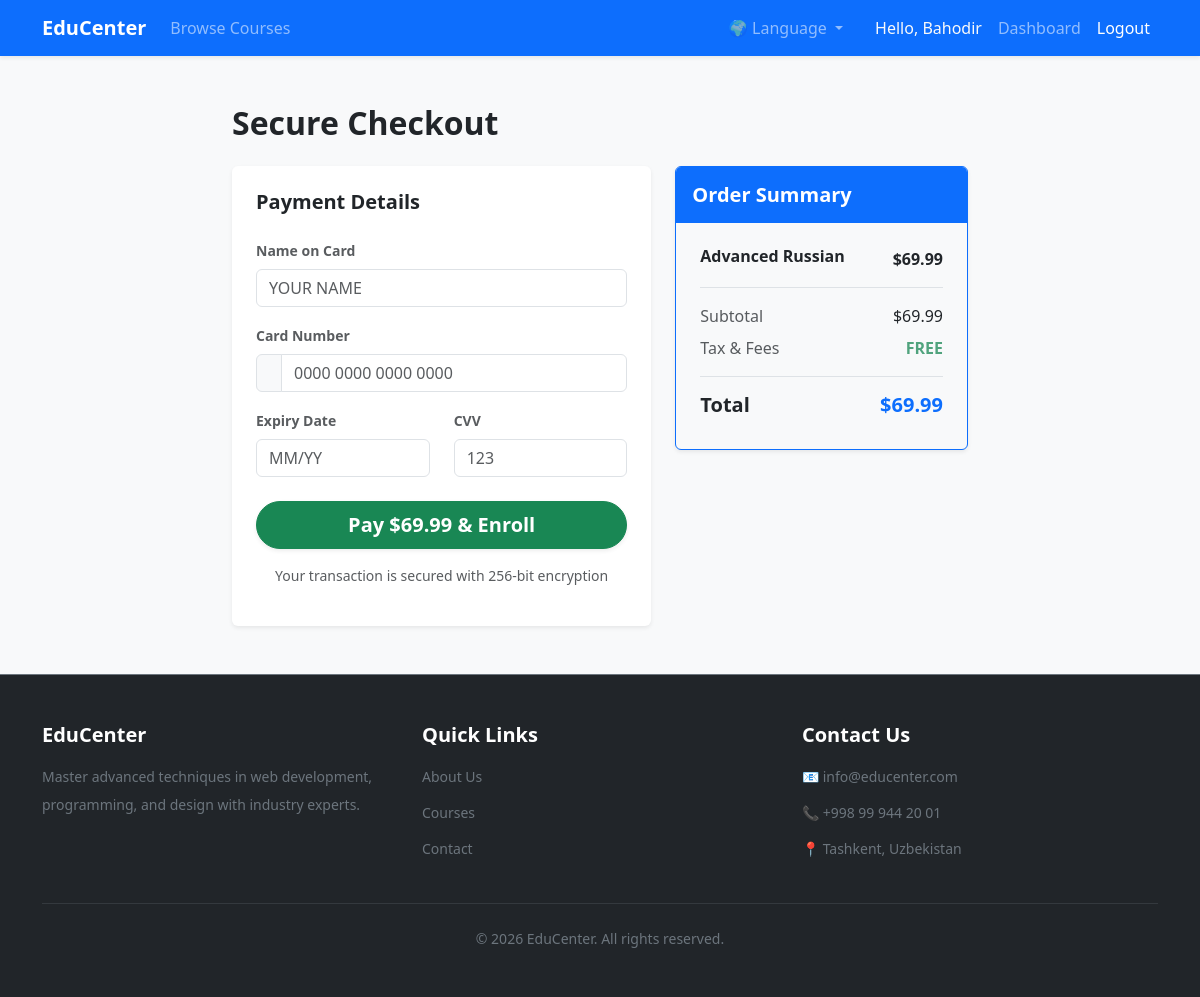
/courses/2/checkout/ (signed in), run on the app's committed database.
### users/models.py (models this page shows)
class User(AbstractUser):
    ROLE_CHOICES = (
        ('student', 'Student'),
        ('admin', 'Admin'),
        ('instructor', 'Instructor'),
    )
    role = models.CharField(max_length=20, choices=ROLE_CHOICES, default='student')
    profile_picture = models.ImageField(upload_to='profile_pics/', blank=True, null=True)

### courses/models.py (models this page shows, shortened)
class Course(models.Model):
    LEVEL_CHOICES = (
        ('beginner', 'Beginner'),
        ('intermediate', 'Intermediate'),
        ('advanced', 'Advanced'),
    )
    title = models.CharField(max_length=200)
    description = models.TextField()
    category = models.ForeignKey(Category, on_delete=models.SET_NULL, null=True, related_name='courses')
    instructor = models.ForeignKey(
        settings.AUTH_USER_MODEL,
        on_delete=models.CASCADE,
        limit_choices_to={'role': 'instructor'},
        related_name='taught_courses'
    )
    price = models.DecimalField(max_digits=10, decimal_places=2, default=0.00)
    duration = models.IntegerField(help_text="Duration in weeks", default=4)
    level = models.CharField(max_length=20, choices=LEVEL_CHOICES, default='beginner')
    image = models.ImageField(upload_to='course_images/', blank=True, null=True)
    created_at = models.DateTimeField(auto_now_add=True)

### courses/views.py (the view)
# urls.py: path('<int:pk>/checkout/', views.checkout, name='checkout'),
@login_required
def checkout(request, pk):
    course = get_object_or_404(Course, pk=pk)
    if request.user.role != 'student':
        messages.error(request, "Only students can enroll in courses.")
        return redirect('course_detail', pk=pk)
    enrolled = Enrollment.objects.filter(student=request.user, course=course).exists()
    if enrolled:
        messages.info(request, "You are already enrolled in this course.")
        return redirect('dashboard')
    return render(request, 'courses/checkout.html', {'course': course})

### templates/courses/checkout.html (shortened to what this page needs)
{% extends 'base.html' %}
{% block content %}
<div class="row justify-content-center mt-4">
    <div class="col-lg-8">
        <h2 class="fw-bold mb-4">Secure Checkout</h2>
        <div class="row g-4">
            <div class="col-md-7">
                <div class="card shadow-sm border-0 bg-white">
                    <div class="card-body p-4">
                        <h5 class="fw-bold mb-4">Payment Details</h5>
                        <form method="post" action="{% url 'enroll_course' course.id %}">
                            <div class="mb-3">
                                <label class="form-label text-muted fw-bold small">Name on Card</label>
                                <input type="text" class="form-control" placeholder="YOUR NAME" required>
                            </div>
                            <div class="mb-3">
                                <label class="form-label text-muted fw-bold small">Card Number</label>
                                <div class="input-group">
                                    <span class="input-group-text bg-light"></span>
                                    <input type="text" class="form-control" placeholder="0000 0000 0000 0000" maxlength="19" required>
                                </div>
                            </div>
                            <div class="row mb-4">
                                <div class="col-6">
                                    <label class="form-label text-muted fw-bold small">Expiry Date</label>
                                    <input type="text" class="form-control" placeholder="MM/YY" maxlength="5" required>
                                </div>
                                <div class="col-6">
                                    <label class="form-label text-muted fw-bold small">CVV</label>
                                    <input type="text" class="form-control" placeholder="123" maxlength="3" required>
                                </div>
                            </div>
                            <button type="submit" class="btn btn-success btn-lg w-100 fw-bold shadow-sm rounded-pill">Pay ${{ course.price }} & Enroll</button>
                            <p class="text-center text-muted small mt-3"> Your transaction is secured with 256-bit encryption</p>
                        </form>
                    </div>
                </div>
            </div>
            <div class="col-md-5">
                <div class="card shadow-sm border-primary bg-light">
                    <div class="card-header bg-primary text-white border-0 py-3">
                        <h5 class="mb-0 fw-bold">Order Summary</h5>
                    </div>
                    <div class="card-body p-4">
                        <div class="d-flex justify-content-between mb-3 border-bottom pb-3">
                            <h6 class="fw-bold m-0">{{ course.title }}</h6>
                            <span class="fw-bold">${{ course.price }}</span>
                        </div>
                        <div class="d-flex justify-content-between mb-2">
                            <span class="text-muted">Subtotal</span>
                            <span>${{ course.price }}</span>
                        </div>
                        <div class="d-flex justify-content-between mb-3 border-bottom pb-3">
                            <span class="text-muted">Tax & Fees</span>
                            <span class="text-success text-uppercase opacity-75 fw-bold">Free</span>
                        </div>
                        <div class="d-flex justify-content-between mt-3">
                            <h5 class="fw-bold">Total</h5>
                            <h5 class="fw-bold text-primary">${{ course.price }}</h5>
                        </div>
                    </div>
                </div>
            </div>
        </div>
    </div>
</div>
{% endblock %}

### templates/base.html (shortened to what this page needs)
<!DOCTYPE html>
{% load i18n %}
<html lang="{{ LANGUAGE_CODE }}">
<head>
    <link href="https://cdn.jsdelivr.net/npm/bootstrap@5.3.0/dist/css/bootstrap.min.css" rel="stylesheet">
</head>
<body class="bg-light d-flex flex-column min-vh-100">
    <nav class="navbar navbar-expand-lg navbar-dark bg-primary shadow-sm">
        <div class="container">
            <a class="navbar-brand fw-bold" href="{% url 'home' %}">EduCenter</a>
            <div class="collapse navbar-collapse" id="navbarNav">
                <ul class="navbar-nav me-auto">
                    <li class="nav-item">
                        <a class="nav-link" href="{% url 'course_list' %}">{% trans "Browse Courses" %}</a>
                    </li>
                </ul>
                <ul class="navbar-nav ms-auto align-items-center">
                    <li class="nav-item dropdown me-3">
                        <a class="nav-link dropdown-toggle" href="#" id="langDropdown" role="button" data-bs-toggle="dropdown" aria-expanded="false">
                            🌍 {% trans "Language" %}
                        </a>
                            {% get_current_language as LANGUAGE_CODE %}
                            {% get_available_languages as LANGUAGES %}
                            {% get_language_info_list for LANGUAGES as languages %}
                    </li>
                    {% if user.is_authenticated %}
                    <li class="nav-item">
                        <span class="nav-link text-light">{% trans "Hello," %} {{ user.username }}</span>
                    </li>
                    <li class="nav-item">
                        <a class="nav-link" href="{% url 'dashboard' %}">{% trans "Dashboard" %}</a>
                    </li>
                    <li class="nav-item">
                        <form method="post" action="{% url 'logout' %}" class="d-inline">
                            <button type="submit" class="btn btn-link nav-link text-white">{% trans "Logout" %}</button>
                        </form>
                    </li>
                    {% endif %}
                </ul>
            </div>
        </div>
    </nav>
    <div class="container mt-4 mb-5">
        {% block content %}
        {% endblock %}
    </div>
    <footer class="bg-dark text-light py-5 mt-auto w-100 border-top border-secondary">
        <div class="container">
            <div class="row g-4">
                <div class="col-md-4">
                    <h5 class="fw-bold mb-3 text-white">EduCenter</h5>
                    <p class="text-secondary small lh-lg">{% trans "Master advanced techniques in web development, programming, and design with industry experts." %}</p>
                </div>
                <div class="col-md-4">
                    <h5 class="fw-bold mb-3 text-white">{% trans "Quick Links" %}</h5>
                    <ul class="list-unstyled text-secondary small lh-lg">
                        <li class="mb-2"><a href="#" class="text-decoration-none text-secondary hover-white transition-hover">{% trans "About Us" %}</a></li>
                        <li class="mb-2"><a href="{% url 'course_list' %}" class="text-decoration-none text-secondary hover-white transition-hover">{% trans "Courses" %}</a></li>
                        <li class="mb-2"><a href="#" class="text-decoration-none text-secondary hover-white transition-hover">{% trans "Contact" %}</a></li>
                    </ul>
                </div>
                <div class="col-md-4">
                    <h5 class="fw-bold mb-3 text-white">{% trans "Contact Us" %}</h5>
                    <ul class="list-unstyled text-secondary small lh-lg">
                        <li class="mb-2">📧 info@educenter.com</li>
                        <li class="mb-2">📞 +998 99 944 20 01</li>
                        <li class="mb-2">📍 {% trans "Tashkent, Uzbekistan" %}</li>
                    </ul>
                </div>
            </div>
            <hr class="border-secondary mt-4 mb-4 opacity-25">
            <div class="text-center text-secondary small">
                &copy; 2026 EduCenter. {% trans "All rights reserved." %}
            </div>
        </div>
    </footer>
</body>
</html>

### templates/base.html (style rules this page uses)
.navbar-nav .nav-link { transition: all 0.2s ease-in-out; }
body { overflow-x: hidden; }

### data on the page
User: username "Bahodir"
Course: price "69.99", title "Advanced Russian"
